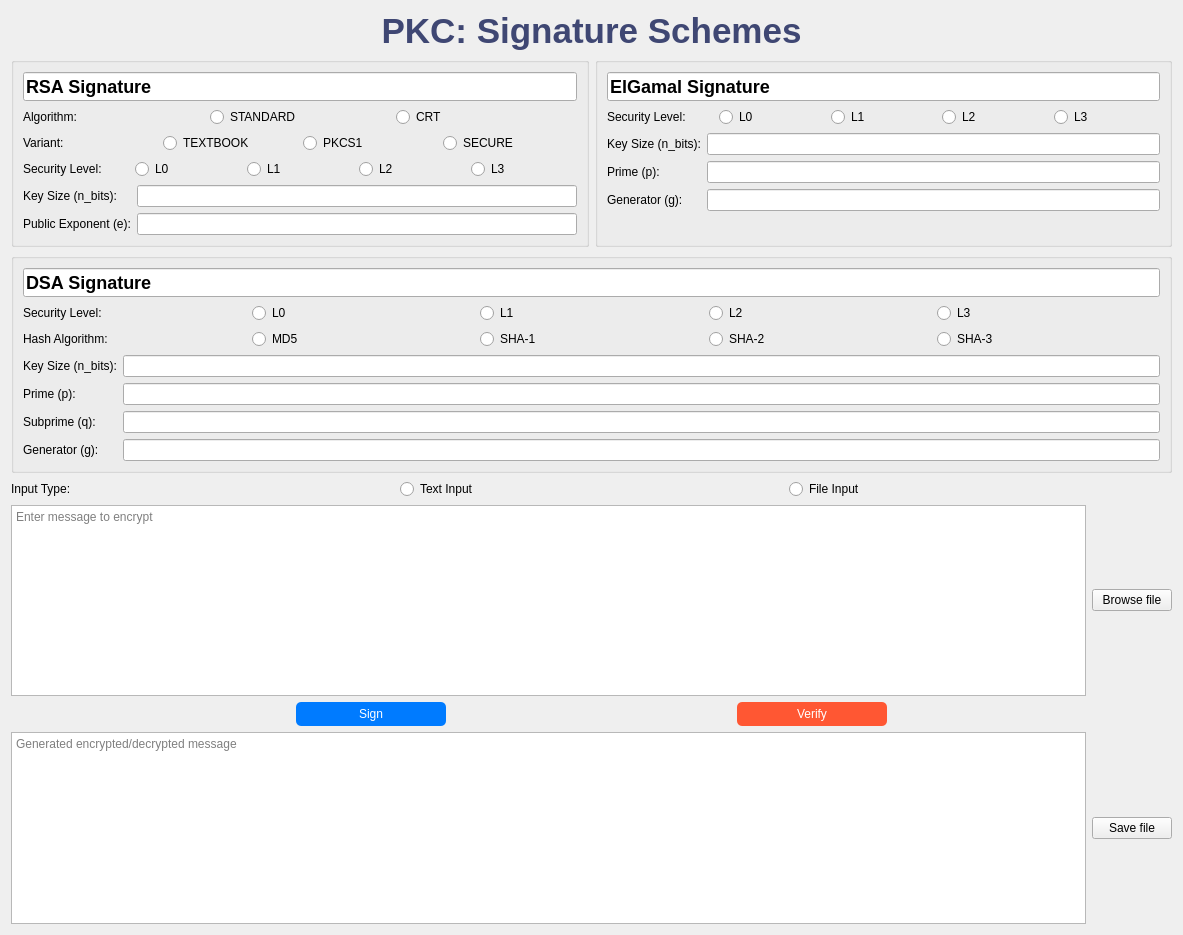
<?xml version="1.0" encoding="UTF-8"?>
<ui version="4.0">
 <class>PKC_Signature_Schemes</class>
 <widget class="QWidget" name="PKC_Signature_Schemes">
  <property name="geometry">
   <rect>
    <x>0</x>
    <y>0</y>
    <width>1183</width>
    <height>935</height>
   </rect>
  </property>
  <property name="windowTitle">
   <string>PKC: Signature Schemes</string>
  </property>
  <layout class="QVBoxLayout" name="mainLayout">
   <item>
    <widget class="QLabel" name="mainTitle">
     <property name="styleSheet">
      <string>font-size: 35px; font-weight: bold; color: #3f4773;</string>
     </property>
     <property name="text">
      <string>PKC: Signature Schemes</string>
     </property>
     <property name="alignment">
      <set>Qt::AlignCenter</set>
     </property>
    </widget>
   </item>
   <item>
    <layout class="QHBoxLayout" name="SignatureLayout">
     <item>
      <widget class="QGroupBox" name="rsaGroup">
       <layout class="QVBoxLayout" name="rsaLayout">
        <item>
         <widget class="QLineEdit" name="rsaTitle">
          <property name="styleSheet">
           <string>font-size: 18px; font-weight: bold;</string>
          </property>
          <property name="text">
           <string>RSA Signature</string>
          </property>
          <property name="readOnly">
           <bool>true</bool>
          </property>
         </widget>
        </item>
        <item>
         <layout class="QHBoxLayout" name="rsaAlgorithmLayout">
          <item>
           <widget class="QLabel" name="rsaAlgorithmLabel">
            <property name="text">
             <string>Algorithm:</string>
            </property>
           </widget>
          </item>
          <item>
           <widget class="QRadioButton" name="rsaStandardRadioButton">
            <property name="text">
             <string>STANDARD</string>
            </property>
           </widget>
          </item>
          <item>
           <widget class="QRadioButton" name="rsaCRTRadioButton">
            <property name="text">
             <string>CRT</string>
            </property>
           </widget>
          </item>
         </layout>
        </item>
        <item>
         <layout class="QHBoxLayout" name="rsaVariantLayout">
          <item>
           <widget class="QLabel" name="rsaVariantLabel">
            <property name="text">
             <string>Variant:</string>
            </property>
           </widget>
          </item>
          <item>
           <widget class="QRadioButton" name="rsaTextbookRadioButton">
            <property name="text">
             <string>TEXTBOOK</string>
            </property>
           </widget>
          </item>
          <item>
           <widget class="QRadioButton" name="rsaPKCS1RadioButton">
            <property name="text">
             <string>PKCS1</string>
            </property>
           </widget>
          </item>
          <item>
           <widget class="QRadioButton" name="rsaSecureRadioButton">
            <property name="text">
             <string>SECURE</string>
            </property>
           </widget>
          </item>
         </layout>
        </item>
        <item>
         <layout class="QHBoxLayout" name="rsaSecurityLevelLayout">
          <item>
           <widget class="QLabel" name="rsaSecurityLevelLabel">
            <property name="text">
             <string>Security Level:</string>
            </property>
           </widget>
          </item>
          <item>
           <widget class="QRadioButton" name="rsaL0RadioButton">
            <property name="text">
             <string>L0</string>
            </property>
           </widget>
          </item>
          <item>
           <widget class="QRadioButton" name="rsaL1RadioButton">
            <property name="text">
             <string>L1</string>
            </property>
           </widget>
          </item>
          <item>
           <widget class="QRadioButton" name="rsaL2RadioButton">
            <property name="text">
             <string>L2</string>
            </property>
           </widget>
          </item>
          <item>
           <widget class="QRadioButton" name="rsaL3RadioButton">
            <property name="text">
             <string>L3</string>
            </property>
           </widget>
          </item>
         </layout>
        </item>
        <item>
         <layout class="QFormLayout" name="rsaParametersLayout">
          <item row="0" column="0">
           <widget class="QLabel" name="rsaKeySizeLabel">
            <property name="text">
             <string>Key Size (n_bits):</string>
            </property>
           </widget>
          </item>
          <item row="0" column="1">
           <widget class="QLineEdit" name="rsaKeySizeInput"/>
          </item>
          <item row="1" column="0">
           <widget class="QLabel" name="rsaExponentLabel">
            <property name="text">
             <string>Public Exponent (e):</string>
            </property>
           </widget>
          </item>
          <item row="1" column="1">
           <widget class="QLineEdit" name="rsaExponentInput"/>
          </item>
         </layout>
        </item>
       </layout>
      </widget>
     </item>
     <item>
      <widget class="QGroupBox" name="elgamalGroup">
       <layout class="QVBoxLayout" name="elgamalLayout">
        <item>
         <widget class="QLineEdit" name="elgamalTitle">
          <property name="styleSheet">
           <string>font-size: 18px; font-weight: bold;</string>
          </property>
          <property name="text">
           <string>ElGamal Signature</string>
          </property>
          <property name="readOnly">
           <bool>true</bool>
          </property>
         </widget>
        </item>
        <item>
         <layout class="QHBoxLayout" name="elgamalSecurityLevelLayout">
          <item>
           <widget class="QLabel" name="elgamalSecurityLevelLabel">
            <property name="text">
             <string>Security Level:</string>
            </property>
           </widget>
          </item>
          <item>
           <widget class="QRadioButton" name="elgamalL0RadioButton">
            <property name="text">
             <string>L0</string>
            </property>
           </widget>
          </item>
          <item>
           <widget class="QRadioButton" name="elgamalL1RadioButton">
            <property name="text">
             <string>L1</string>
            </property>
           </widget>
          </item>
          <item>
           <widget class="QRadioButton" name="elgamalL2RadioButton">
            <property name="text">
             <string>L2</string>
            </property>
           </widget>
          </item>
          <item>
           <widget class="QRadioButton" name="elgamalL3RadioButton">
            <property name="text">
             <string>L3</string>
            </property>
           </widget>
          </item>
         </layout>
        </item>
        <item>
         <layout class="QFormLayout" name="elgamalParametersLayout">
          <item row="0" column="0">
           <widget class="QLabel" name="elgamalKeySizeLabel">
            <property name="text">
             <string>Key Size (n_bits):</string>
            </property>
           </widget>
          </item>
          <item row="0" column="1">
           <widget class="QLineEdit" name="elgamalKeySizeInput"/>
          </item>
          <item row="1" column="0">
           <widget class="QLabel" name="elgamalPrimeLabel">
            <property name="text">
             <string>Prime (p):</string>
            </property>
           </widget>
          </item>
          <item row="1" column="1">
           <widget class="QLineEdit" name="elgamalPrimeInput"/>
          </item>
          <item row="2" column="0">
           <widget class="QLabel" name="elgamalGeneratorLabel">
            <property name="text">
             <string>Generator (g):</string>
            </property>
           </widget>
          </item>
          <item row="2" column="1">
           <widget class="QLineEdit" name="elgamalGeneratorInput"/>
          </item>
         </layout>
        </item>
       </layout>
      </widget>
     </item>
    </layout>
   </item>
   <item>
    <widget class="QGroupBox" name="dsaGroup">
     <layout class="QVBoxLayout" name="dsaLayout">
      <item>
       <widget class="QLineEdit" name="dsaTitle">
        <property name="styleSheet">
         <string>font-size: 18px; font-weight: bold;</string>
        </property>
        <property name="text">
         <string>DSA Signature</string>
        </property>
        <property name="readOnly">
         <bool>true</bool>
        </property>
       </widget>
      </item>
      <item>
       <layout class="QHBoxLayout" name="dsaSecurityLevelLayout">
        <item>
         <widget class="QLabel" name="dsaSecurityLevelLabel">
          <property name="text">
           <string>Security Level:</string>
          </property>
         </widget>
        </item>
        <item>
         <widget class="QRadioButton" name="dsaL0RadioButton">
          <property name="text">
           <string>L0</string>
          </property>
         </widget>
        </item>
        <item>
         <widget class="QRadioButton" name="dsaL1RadioButton">
          <property name="text">
           <string>L1</string>
          </property>
         </widget>
        </item>
        <item>
         <widget class="QRadioButton" name="dsaL2RadioButton">
          <property name="text">
           <string>L2</string>
          </property>
         </widget>
        </item>
        <item>
         <widget class="QRadioButton" name="dsaL3RadioButton">
          <property name="text">
           <string>L3</string>
          </property>
         </widget>
        </item>
       </layout>
      </item>
      <item>
       <layout class="QHBoxLayout" name="hashAlgorithmLayout">
        <item>
         <widget class="QLabel" name="hashAlgorithmLabel">
          <property name="text">
           <string>Hash Algorithm:</string>
          </property>
         </widget>
        </item>
        <item>
         <widget class="QRadioButton" name="md5RadioButton">
          <property name="text">
           <string>MD5</string>
          </property>
         </widget>
        </item>
        <item>
         <widget class="QRadioButton" name="sha1RadioButton">
          <property name="text">
           <string>SHA-1</string>
          </property>
         </widget>
        </item>
        <item>
         <widget class="QRadioButton" name="sha2RadioButton">
          <property name="text">
           <string>SHA-2</string>
          </property>
         </widget>
        </item>
        <item>
         <widget class="QRadioButton" name="sha3RadioButton">
          <property name="text">
           <string>SHA-3</string>
          </property>
         </widget>
        </item>
       </layout>
      </item>
      <item>
       <layout class="QFormLayout" name="dsaParametersLayout">
        <item row="0" column="0">
         <widget class="QLabel" name="dsaKeySizeLabel">
          <property name="text">
           <string>Key Size (n_bits):</string>
          </property>
         </widget>
        </item>
        <item row="0" column="1">
         <widget class="QLineEdit" name="dsaKeySizeInput"/>
        </item>
        <item row="1" column="0">
         <widget class="QLabel" name="dsaPrimeLabel">
          <property name="text">
           <string>Prime (p):</string>
          </property>
         </widget>
        </item>
        <item row="1" column="1">
         <widget class="QLineEdit" name="dsaPrimeInput"/>
        </item>
        <item row="2" column="0">
         <widget class="QLabel" name="dsaSubprimeLabel">
          <property name="text">
           <string>Subprime (q):</string>
          </property>
         </widget>
        </item>
        <item row="2" column="1">
         <widget class="QLineEdit" name="dsaSubprimeInput"/>
        </item>
        <item row="3" column="0">
         <widget class="QLabel" name="dsaGeneratorLabel">
          <property name="text">
           <string>Generator (g):</string>
          </property>
         </widget>
        </item>
        <item row="3" column="1">
         <widget class="QLineEdit" name="dsaGeneratorInput"/>
        </item>
       </layout>
      </item>
     </layout>
    </widget>
   </item>
   <item>
    <layout class="QHBoxLayout" name="inputTypeLayout">
     <item>
      <layout class="QHBoxLayout">
       <item>
        <widget class="QLabel" name="inputTypeLabel">
         <property name="text">
          <string>Input Type:</string>
         </property>
        </widget>
       </item>
       <item>
        <widget class="QRadioButton" name="textInputRadioButton">
         <property name="text">
          <string>Text Input</string>
         </property>
        </widget>
       </item>
       <item>
        <widget class="QRadioButton" name="fileInputRadioButton">
         <property name="text">
          <string>File Input</string>
         </property>
        </widget>
       </item>
      </layout>
     </item>
    </layout>
   </item>
   <item>
    <layout class="QHBoxLayout" name="inputTextLayout">
     <item>
      <widget class="QTextEdit" name="inputText">
       <property name="placeholderText">
        <string>Enter message to encrypt</string>
       </property>
      </widget>
     </item>
     <item>
      <widget class="QPushButton" name="chooseFileButton">
       <property name="text">
        <string>Browse file</string>
       </property>
      </widget>
     </item>
    </layout>
   </item>
   <item>
    <layout class="QHBoxLayout" name="encryptDecryptButtonsLayout">
     <item>
      <widget class="QPushButton" name="encryptButton">
       <property name="maximumSize">
        <size>
         <width>150</width>
         <height>30</height>
        </size>
       </property>
       <property name="styleSheet">
        <string>background-color: #007BFF; color: white; padding: 5px 10px; border-radius: 5px;</string>
       </property>
       <property name="text">
        <string>Sign</string>
       </property>
      </widget>
     </item>
     <item>
      <widget class="QPushButton" name="decryptButton">
       <property name="maximumSize">
        <size>
         <width>150</width>
         <height>30</height>
        </size>
       </property>
       <property name="styleSheet">
        <string>background-color: #FF5733; color: white; padding: 5px 10px; border-radius: 5px;</string>
       </property>
       <property name="text">
        <string>Verify</string>
       </property>
      </widget>
     </item>
    </layout>
   </item>
   <item>
    <layout class="QHBoxLayout" name="outputTextLayout">
     <item>
      <widget class="QTextEdit" name="outputText">
       <property name="readOnly">
        <bool>true</bool>
       </property>
       <property name="placeholderText">
        <string>Generated encrypted/decrypted message</string>
       </property>
      </widget>
     </item>
     <item>
      <widget class="QPushButton" name="saveFileButton">
       <property name="text">
        <string>  Save file  </string>
       </property>
      </widget>
     </item>
    </layout>
   </item>
   <item>
    <layout class="QHBoxLayout" name="outputFileLayout"/>
   </item>
  </layout>
 </widget>
 <resources/>
 <connections/>
</ui>
